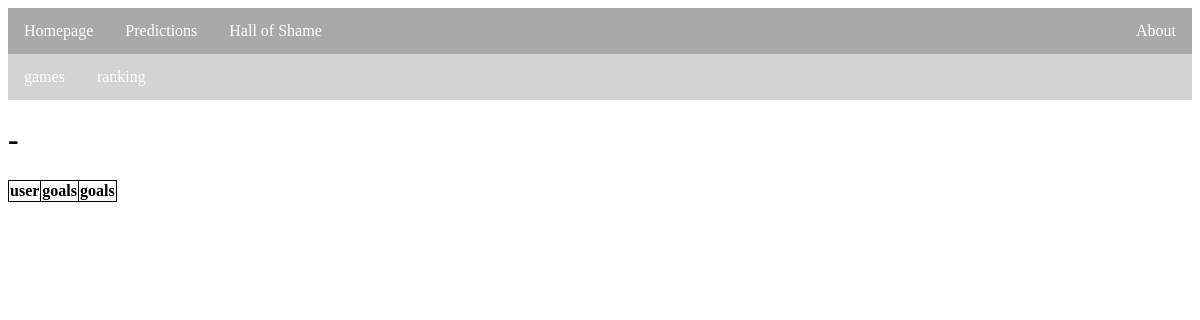
The page /votes/games/predictions/135 on the database as committed earlier.
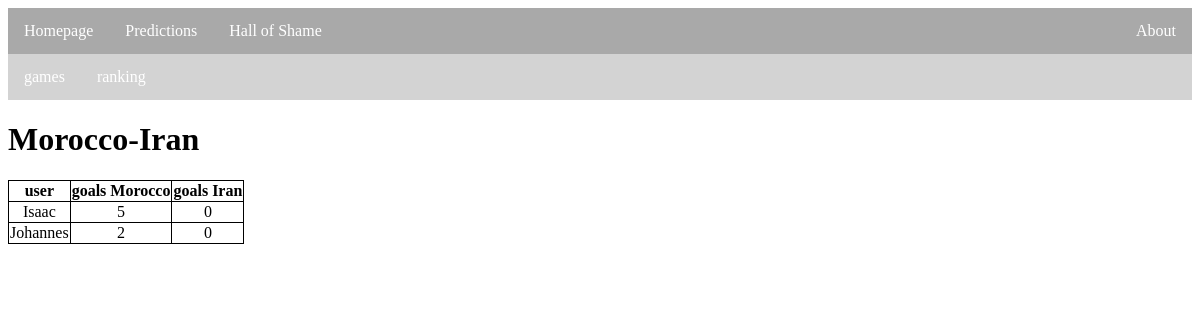
The same page on the database as committed later.
### votes/models.py (models this page shows, shortened)
class Prediction(models.Model):
    game = models.ForeignKey(Game, on_delete=models.CASCADE, null=True)
    user = models.ForeignKey(User, on_delete=models.CASCADE, null=True)
    predicted_goals_home = models.IntegerField(default=0)
    predicted_goals_away = models.IntegerField(default=0)

class Game(models.Model):
    round = models.CharField(max_length=50, null=True)
    date = models.DateTimeField(null=True)
    home_team = models.CharField(max_length=50, null=True)
    away_team = models.CharField(max_length=50, null=True)
    home_goals = models.IntegerField(null=True, blank=True)
    away_goals = models.IntegerField(null=True, blank=True)
    finished = models.BooleanField(default=False)
    votable = models.BooleanField(default=False)
    predictions_available = models.BooleanField(default=False)

### hall_of_shame/models.py (models this page shows)
class User(models.Model):
    name = models.CharField(max_length=50, null=True)
    paid = models.BooleanField(default=False)
    times_cheated = models.IntegerField(default=0)
    def __str__(self):
        return '%s' % (self.name)

### votes/views.py (the view)
# urls.py: path('games/predictions/<int:game_id>', views.predictions, name='predictions'),
def predictions(request, game_id):
    predictions = Prediction.objects.filter(game__id = game_id)
    context = {'predictions': predictions}
    return render(request, 'votes/predictions.html', context)

### votes/templates/votes/predictions.html
{% extends 'votes/navigation_bar.html' %}
{% block content %}
  <h1>{{ predictions.first.game.home_team }}-{{ predictions.first.game.away_team }}</h1>
  <table>
    <tr>
      <th>user</th>
      <th>goals {{ predictions.first.game.home_team }}</th>
      <th>goals {{ predictions.first.game.away_team }}</th>
    </tr>
    {% for prediction in predictions %}
        <tr>
          <td>{{ prediction.user }}</td>
          <td>{{ prediction.predicted_goals_home }}</td>
          <td>{{ prediction.predicted_goals_away }}</td>
        </tr>
    {% endfor %}
  </table>
{% endblock %}

Rows that differ between the two databases and show on the page:
added Prediction: first.game.home_team "Morocco", first.game.away_team "Iran", user "Isaac", predicted_goals_home "5", predicted_goals_away "0"
added Prediction: user "Johannes", predicted_goals_home "2", predicted_goals_away "0"
